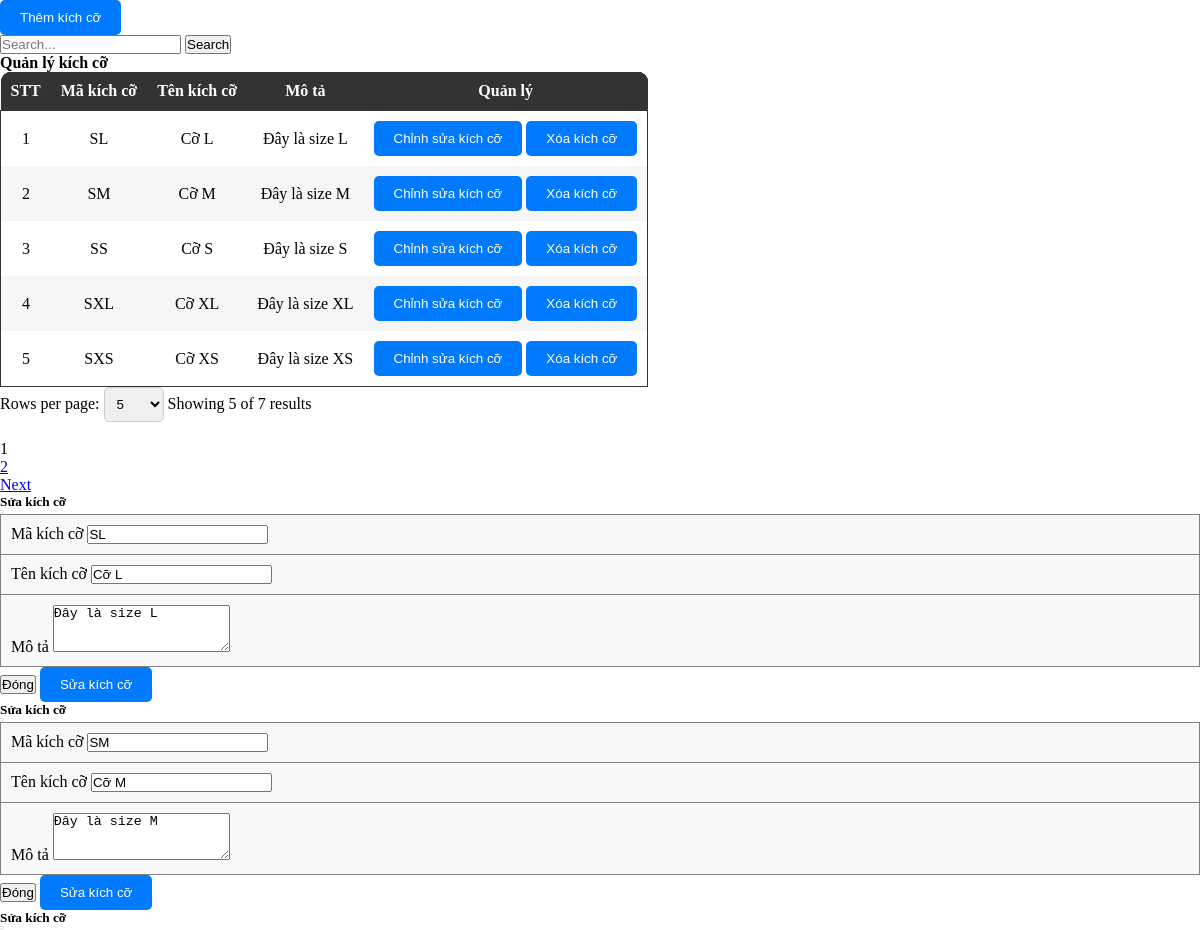
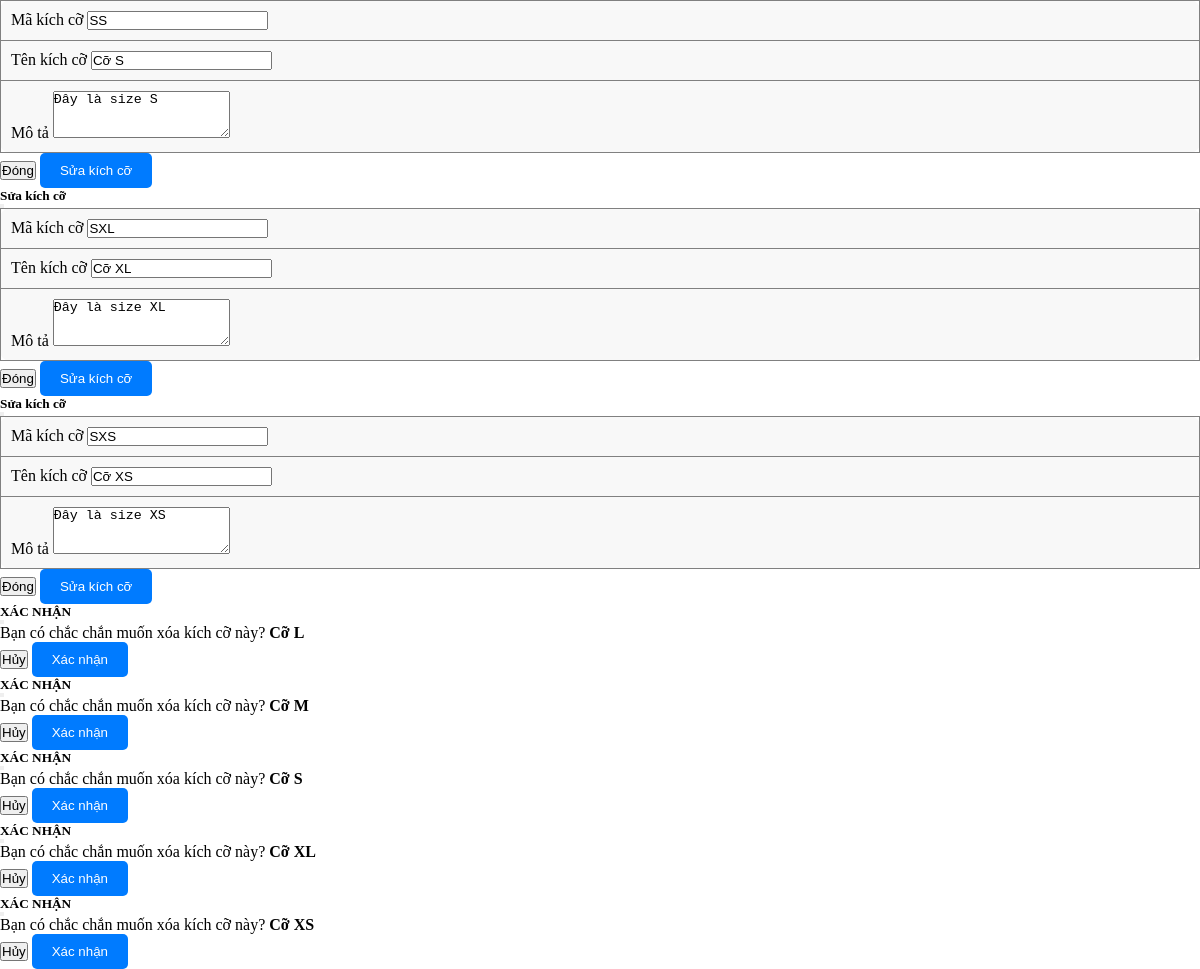
Screenshot of /admin/pages/Size/SizeIndex.php with the database file from the repository (2 pictures, top to bottom).
### tables this page shows
create table tbl_size (
  id varchar(150) primary key not null,
  code varchar(200),
  name varchar(200),
  description LONGTEXT
);

### admin/pages/Size/SizeIndex.php (the view, shortened to what this page needs)
<link rel="stylesheet" href="./styles/SizeStyles.css">
<?php
$countAllSql = "SELECT * FROM tbl_size;";
$total_records = mysqli_num_rows(mysqli_query($connect, $countAllSql));
$pageIndex = isset($_GET['page']) ? $_GET['page'] : 1;
$pageSize = isset($_GET['limit']) ? $_GET['limit'] : 5;
$total_page = ceil($total_records / $pageSize);
$start = ($pageIndex - 1) * $pageSize;
$search = '';
$getTableDataSql = "";
if (isset($_GET['search'])) {
    $getTableDataSql = "SELECT * FROM tbl_size
    WHERE
        tbl_size.name LIKE N'%" . $search . "%'
        OR tbl_size.code LIKE N'%" . $search . "%'
    ORDER BY tbl_size.name ASC
    LIMIT $start, $pageSize";
} else {
    $getTableDataSql = "SELECT * FROM tbl_size
    ORDER BY tbl_size.name ASC
    LIMIT $start, $pageSize";
}
$tableData = mysqli_query($connect, $getTableDataSql);
?>
<div class="text-left flex justify-between">
    <button type="button" class="btn btn-primary mb-2 mt-3" data-bs-toggle="modal" data-bs-target="#addSizeModal">
        Thêm kích cỡ
    </button>
    <div class="input-group mb-3 align-center mt-3 w-40">
        <input type="text" class="form-control" placeholder="Search..." aria-label="Recipient's username" name="search" id="search-input" aria-describedby="button-addon2">
        <button class="btn btn-outline-secondary" id="search-button" onclick="performSearch()" name="ok">
            Search
        </button>
    </div>
</div>
<div class="container p-0">
    <table class="w-100">
        <legend class="text-center"><b>Quản lý kích cỡ</b></legend>
        <thead class="table-head w-100">
            <tr class="table-heading">
                <th class="noWrap">STT</th>
                <th class="noWrap">Mã kích cỡ</th>
                <th class="noWrap">Tên kích cỡ</th>
                <th class="noWrap">Mô tả</th>
                <th class="noWrap">Quản lý</th>
            </tr>
        </thead>
        <tbody class="table-body">
            <?php
            $displayOrder = 0;
            while ($row = mysqli_fetch_array($tableData)) {
                $displayOrder++;
            ?>
                <tr>
                    <td>
                        <?php echo  $displayOrder + ($pageIndex - 1) * $pageSize; ?>
                    </td>
                    <td class="code">
                        <?php echo $row['code'] ?>
                    </td>
                    <td class="name">
                        <?php echo $row['name'] ?>
                    </td>
                    <td class="description">
                        <?php echo $row['description'] ?>
                    </td>
                    <td>
                        <div style="min-width: 150px;">
                            <button type="button" class="btn btn-primary mb-2 mt-3 con-tooltip top" data-bs-toggle="modal" data-bs-target="#editSizePopup_<?php echo $row['id']; ?>">
                                <div class="tooltip">
                                <p>Chỉnh sửa kích cỡ</p>
                            </div>
                            </button>
                            <button type="button" class="btn btn-primary mb-2 mt-3 con-tooltip top" data-bs-toggle="modal" data-bs-target="#confirmDeleteSizePopup_<?php echo $row['id']; ?>">
                                <div class="tooltip">
                                <p>Xóa kích cỡ</p>
                            </div>
                            </button>
                        </div>
                    </td>
                </tr>
            <?php
            }
            ?>
        </tbody>
    </table>
    <form action="" method="GET">
        <nav class="row py-2" aria-label="Page navigation example">
            <div class="paganation-infor col py-2">
                <form action="" method="GET">
                    <label for="limitSelect">Rows per page:</label>
                    <select name="limit" id="limitSelect" onchange="updatePageAndLimit()">
                        <option value="5" <?php if ($pageSize == 5) echo 'selected'; ?>>5</option>
                    </select>
                </form>
                <label class="mr-4">Showing
                    <?php
                    echo $pageSize . " of " . $total_records . " results";
                    ?>
                </label>
            </div>
            <ul class="m-0 pagination justify-content-end py-2 col">
                <li class="page-item">
                </li>
                <?php
                for ($i = 1; $i <= $total_page; $i++) {
                    if ($i == $pageIndex) {
                        echo '<li class="page-item light">
                        <span name="page" class="page-link text-reset text-white bg-dark" href="?workingPage=size&limit=' . ($pageSize) . '&page=' . ($i) . '"> ' . ($i) . ' </span>
                        </li>';
                    } else {
                        echo '<li class="page-item light">
                        <a name="page" class="page-link text-reset text-black" href="?workingPage=size&limit=' . ($pageSize) . '&page=' . ($i) . '"> ' . ($i) . ' </a>
                        </li>';
                    }
                }
                ?>
                <?php
                if ($pageIndex < $total_page && $total_page > 1) {
                    echo '<li class="page-item light">
                    <a name="page" class="page-link text-reset text-black" aria-label="Next" href="?workingPage=size&limit=' . ($pageSize) . '&page=' . ($pageIndex + 1) . '">
                    Next
                    </a>
                    </li>';
                }
                ?>
            </ul>
    </form>
</div>
<?php
$tableData = mysqli_query($connect, $getTableDataSql);
while ($row = mysqli_fetch_array($tableData)) {
    include "./pages/Size/EditSizePopup.php";
}
?>
<?php
$tableData = mysqli_query($connect, $getTableDataSql);
while ($row = mysqli_fetch_array($tableData)) {
    include "./pages/Size/ConfirmDeleteSizePopup.php";
}
?>

### admin/pages/Size/EditSizePopup.php
<div class="modal fade" id="editSizePopup_<?php echo $row['id']; ?>" tabindex="-1" aria-labelledby="exampleModalLabel" aria-hidden="true">
    <div class="modal-dialog modal-lg">
        <form method="POST" action="pages/Size/SizeLogic.php?id=<?php echo $row['id']; ?>" enctype="multipart/form-data">
            <div class="modal-content">
                <div class="modal-header bg-dark">
                    <h5 class="text-center text-white">Sửa kích cỡ</h5>
                    <button type="button" class="btn-close btn-close-white" data-bs-dismiss="modal" aria-label="Close"></button>
                </div>
                <div class="modal-body">
                    <table border="1" width="100%" style="border-collapse: collapse;" padding="10px">
                        <tr>
                            <td class="row">
                                <div class="mb-2 col">
                                    <label for="exampleFormControlInput1" class="form-label">Mã kích cỡ</label>
                                    <input name="code" type="text" value="<?php echo $row['code'] ?>" class="form-control" id="exampleFormControlInput1">
                                </div>
                            </td>
                        </tr>
                        <tr>
                            <td class="row">
                                <div class="mb-2 col">
                                    <label for="exampleFormControlInput1" class="form-label">Tên kích cỡ</label>
                                    <input name="name" type="text" value="<?php echo $row['name'] ?>" class="form-control" id="exampleFormControlInput1">
                                </div>
                            </td>
                        </tr>
                        <tr>
                            <td class="row">
                                <div class="mb-2 col">
                                    <label for="exampleFormControlTextarea1" class="form-label">Mô tả</label>
                                    <textarea name="description" class="form-control" id="exampleFormControlTextarea1" rows="3"><?php echo $row['description'] ?></textarea>
                                </div>
                            </td>
                        </tr>
                    </table>
                </div>
                <div class="modal-footer">
                    <button type="button" class="btn btn-outline-secondary pt-2 pb-2" data-bs-dismiss="modal">Đóng</button>
                    <button type="submit" class="btn btn-primary" name="editSize">Sửa kích cỡ</button>
                </div>
            </div>
        </form>
    </div>
</div>

### admin/pages/Size/ConfirmDeleteSizePopup.php
<div class="modal fade" id="confirmDeleteSizePopup_<?php echo $row['id']; ?>" tabindex="-1" aria-labelledby="exampleModalLabel" aria-hidden="true">
    <div class="modal-dialog modal-lg">
        <div class="modal-content">
            <div class="modal-header bg-dark">
                <h5 class="text-center text-white">XÁC NHẬN</h5>
                <button type="button" class="btn-close btn-close-white" data-bs-dismiss="modal" aria-label="Close"></button>
            </div>
            <div class="modal-body p-0">
                <form id="sizeForm" method="POST" action="pages/Size/SizeLogic.php?id=<?php echo $row['id']; ?>" enctype="multipart/form-data">
                    <table border="1" width="100%" padding="10px" style="border-collapse: collapse;">
                        <p class="p-4 m-0">
                            Bạn có chắc chắn muốn xóa kích cỡ này? <b><?php echo $row['name']; ?></b>
                        </p>
                    </table>
                    <div class="modal-footer">
                        <button type="button" class="btn btn-outline-secondary pt-2 pb-2" data-bs-dismiss="modal">Hủy</button>
                        <button type="submit" class="btn btn-primary" name="deleteSize">Xác nhận</button>
                    </div>
                </form>
            </div>
        </div>
    </div>
</div>

### admin/styles/SizeStyles.css (style rules this page uses)
* { padding: 0; margin: 0; box-sizing: border-box; }
table { border-radius: 10px; }
.container { width: 100%; }
.table-head { color: white; background-color: #000; }
.table-head .table-heading { background-color: #000; color: white; }
.table-head .table-heading th:first-child { border-top-left-radius: 10px; }
.table-head .table-heading th:last-child { border-top-right-radius: 10px; }
.table-heading { border-radius: 10px; }
.table-head th { padding: 10px; text-align: center; }
.table-head, .table-body { border-collapse: collapse; }
.table-body { border: 1px solid #333; }
.table-body, .table-body tr { background-color: #fff; }
.table-body td { text-align: center; }
.table-body tr:nth-child(2n + 2) { background-color: #f6f6f6; }
table { border-collapse: collapse; background-color: #f8f8f8; }
th, td { padding: 10px; text-align: left; }
th { background-color: #333; color: white; }
.btn-primary { background-color: #007bff; color: white; padding: 10px 20px; border: none; border-radius: 5px; cursor: pointer; }
.noWrap { white-space: nowrap; }
select, option { width: 60px; padding: 8px; border: 1px solid #ccc; border-radius: 5px; }

### rows the page displays
tbl_size: pageSize "1", code "SL", name "Cỡ L", description "Đây là size L"
tbl_size: pageSize "2", code "SM", name "Cỡ M", description "Đây là size M"
tbl_size: pageSize "3", code "SS", name "Cỡ S", description "Đây là size S"
tbl_size: pageSize "4", code "SXL", name "Cỡ XL", description "Đây là size XL"
tbl_size: pageSize "5", code "SXS", name "Cỡ XS", description "Đây là size XS"

### other values shown
$pageSize "5"
$total_records "7"
